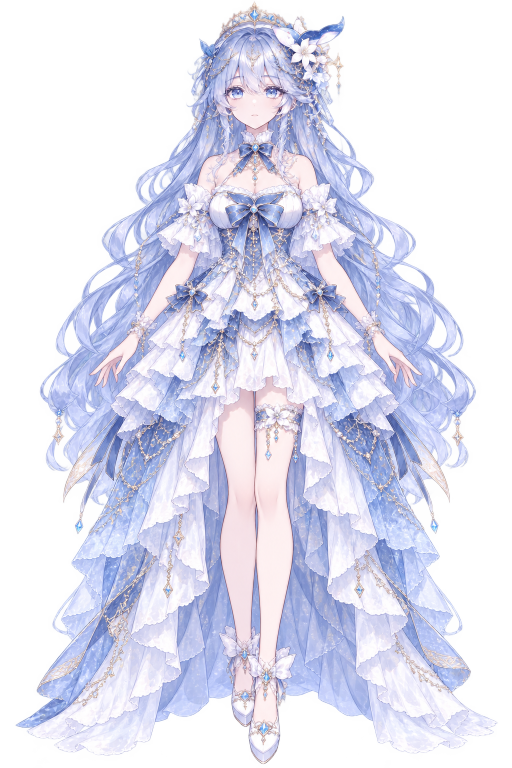
#> input picture Aoi_Cetara_Production_v1/01_Source/Aoi_Cetara_Neutral_Master.png, 1024 x 1536 px (shown at 1/2 size); the run also reads 1 picture not shown here
$ python build_layered_art.py
#> lines starting #> are read from the running program, lines starting #| are printed output that depends on the picture; after the words box and inside, x2 and y2 are one past the last pixel; in counts of white or black regions, pixels touching at a corner belong together
"""Rebuild the editable art-preparation package from its supplied source plates.

Art is generated with imagegen. This script performs the explicitly requested
technical part separation, preserves source pixels, and packages PSD/ORA/PNG.
Polygon cuts are an initial material separation, not finished deformation art.
L/R names always mean the CHARACTER's anatomical left/right.
"""
from pathlib import Path
import csv, io, json, zipfile, math
import xml.etree.ElementTree as ET
import numpy as np
from PIL import Image, ImageDraw, ImageFont, ImageCms
from psd_tools import PSDImage
from psd_tools.api.layers import PixelLayer, Group
from psd_tools.constants import Resource, BlendMode
from psd_tools.psd.image_resources import ImageResource

ROOT = Path(__file__).resolve().parents[1]
SRC = ROOT/'01_Source'
W,H=1024,1536
master=Image.open(SRC/'Aoi_Cetara_Neutral_Master.png').convert('RGBA')
#> master is the input picture: PIL image 1024x1536 RGBA; mean R, G, B, A 151.8, 154.2, 176.9, 141.1
assert master.size==(W,H)
rgba=np.array(master)
labels=np.zeros((H,W),dtype=np.int16)
parts=[]

def region(group,name,points,pivot=None,note='Potongan awal; rapikan tepi dan overlap sebelum deformasi.'):
#> called with group = '01_HAIR_BACK', name = 'HAIR_BACK_RIGHT', pivot = (460, 160)
    idx=len(parts)+1
    mask=Image.new('1',(W,H)); d=ImageDraw.Draw(mask)
    d.polygon(points,fill=1)
    labels[np.array(mask,dtype=bool)]=idx
    parts.append(dict(id=idx,group=group,name=name,pivot=pivot,note=note))

def rect(group,name,box,pivot=None,note=None):
    x0,y0,x1,y1=box
    region(group,name,[(x0,y0),(x1,y0),(x1,y1),(x0,y1)],pivot, note or 'Potongan awal; periksa batas bagian yang berdekatan.')

# Broad material fields, followed by smaller anatomical and ornament contours.
rect('01_HAIR_BACK','HAIR_BACK_RIGHT',(0,0,511,1050),(460,160))
rect('01_HAIR_BACK','HAIR_BACK_LEFT',(512,0,1023,1050),(562,160))
rect('02_CLOTHING_BACK','SKIRT_BACK_RIGHT',(0,1000,511,1535),(470,570))
rect('02_CLOTHING_BACK','SKIRT_BACK_LEFT',(512,1000,1023,1535),(555,570))
region('02_CLOTHING_BACK','SKIRT_BACK_CENTER',[(421,650),(602,650),(662,1190),(648,1430),(513,1465),(351,1410),(358,1180)],(512,575))
region('03_CLOTHING','TRAIN_RIGHT',[(320,736),(436,753),(400,1060),(344,1290),(292,1494),(200,1525),(23,1454),(145,1392),(207,1210),(272,1035)],(425,640))
region('03_CLOTHING','TRAIN_LEFT',[(609,753),(703,737),(753,1010),(830,1218),(903,1398),(1003,1454),(847,1530),(739,1499),(676,1254),(620,1004)],(598,640))
region('03_CLOTHING','OVERSKIRT_RIGHT',[(414,558),(480,624),(452,785),(406,1018),(346,1220),(310,1453),(228,1490),(294,1242),(321,1020),(302,883),(252,795),(293,673)],(438,562))
region('03_CLOTHING','OVERSKIRT_LEFT',[(608,552),(731,676),(791,795),(717,899),(714,1028),(778,1250),(801,1500),(724,1460),(674,1237),(607,991),(569,773),(546,631)],(585,562))
region('03_CLOTHING','SKIRT_FRONT_RIGHT',[(413,518),(496,565),(493,649),(449,716),(410,795),(350,835),(244,780),(302,686),(323,596)],(443,542))
region('03_CLOTHING','SKIRT_FRONT_LEFT',[(524,552),(606,519),(705,587),(728,686),(790,781),(690,841),(619,792),(577,708),(527,644)],(585,542))
region('03_CLOTHING','SKIRT_FRONT_CENTER',[(449,548),(510,577),(578,545),(611,641),(585,789),(539,790),(510,777),(474,791),(431,774),(426,684)],(511,570))
region('04_BODY','LEG_RIGHT',[(444,771),(508,774),(516,922),(508,1089),(508,1267),(491,1315),(458,1317),(443,1216),(444,1056),(432,882)],(475,790))
region('04_BODY','LEG_LEFT',[(509,776),(571,771),(600,893),(575,1061),(574,1215),(554,1339),(513,1332),(506,1196),(511,1030),(505,881)],(544,788))
region('04_BODY','SHOE_RIGHT',[(437,1246),(471,1245),(507,1269),(524,1326),(513,1425),(484,1467),(456,1444),(443,1377)],(480,1297))
region('04_BODY','SHOE_LEFT',[(513,1286),(551,1302),(580,1295),(594,1327),(571,1400),(566,1477),(541,1527),(509,1510),(493,1467),(501,1380)],(536,1350))
region('04_BODY','NECK',[(475,241),(544,241),(555,306),(525,338),(480,332),(469,289)],(510,269))
region('04_BODY','TORSO_UPPER',[(448,303),(478,288),(541,287),(583,305),(611,324),(636,385),(580,410),(449,406),(392,385),(405,328)],(510,365))
region('03_CLOTHING','BODICE',[(422,364),(459,370),(501,386),(529,383),(566,369),(601,368),(612,424),(587,473),(589,520),(552,569),(512,589),(468,568),(429,521),(434,473),(410,429)],(509,453))
region('05_ARMS','ARM_RIGHT',[(377,457),(409,477),(390,529),(360,577),(321,635),(281,674),(256,651),(286,602),(327,544),(354,486)],(390,480))
region('05_ARMS','ARM_LEFT',[(616,478),(646,457),(669,486),(694,544),(737,601),(769,650),(739,679),(700,634),(658,577),(634,530)],(635,480))
region('05_ARMS','HAND_RIGHT',[(256,650),(282,671),(268,704),(249,737),(233,766),(219,784),(211,773),(217,751),(207,771),(195,770),(203,746),(188,754),(174,751),(194,733),(212,718),(232,683)],(260,686))
region('05_ARMS','HAND_LEFT',[(742,671),(768,650),(791,685),(809,716),(832,733),(850,753),(837,755),(820,747),(831,769),(820,774),(808,751),(814,774),(804,784),(789,768),(777,744),(760,716)],(765,687))
region('03_CLOTHING','SLEEVE_RIGHT',[(369,366),(410,371),(432,390),(434,450),(413,486),(405,518),(373,504),(358,493),(326,484),(308,454),(326,414),(343,397)],(397,392))
region('03_CLOTHING','SLEEVE_LEFT',[(612,372),(653,367),(675,396),(693,416),(713,455),(695,486),(663,498),(646,510),(619,517),(607,489),(590,453),(592,390)],(628,392))
region('06_FACE','FACE',[(474,111),(527,110),(563,139),(579,168),(580,199),(563,233),(539,254),(511,268),(480,254),(458,236),(443,210),(443,176),(454,140)],(511,211))
region('06_FACE','EAR_RIGHT',[(438,185),(451,195),(466,217),(458,233),(444,230),(434,217),(433,200)],(447,210))
region('06_FACE','EAR_LEFT',[(568,195),(579,185),(587,199),(587,215),(576,230),(564,234),(555,218)],(571,211))
region('10_HAIR_SIDE','HAIR_SIDE_RIGHT',[(415,132),(449,153),(454,186),(450,214),(469,236),(455,249),(433,258),(428,290),(431,312),(421,340),(423,360),(401,346),(405,310),(397,294),(405,249),(390,226),(396,196)],(431,185))
region('10_HAIR_SIDE','HAIR_SIDE_LEFT',[(570,151),(602,135),(621,197),(624,232),(604,247),(610,287),(603,312),(624,355),(603,369),(585,343),(584,310),(580,286),(567,265),(550,243),(563,234),(575,207)],(586,185))
region('11_HAIR_FRONT','HAIR_CROWN',[(398,124),(408,94),(443,69),(477,57),(510,52),(547,61),(581,78),(606,110),(590,145),(547,133),(512,117),(475,134),(445,150)],(510,81))
region('11_HAIR_FRONT','BANG_RIGHT',[(449,92),(488,70),(482,122),(464,171),(451,209),(433,220),(412,198),(417,167),(427,143)],(464,97))
region('11_HAIR_FRONT','BANG_CENTER',[(488,69),(516,65),(527,106),(522,143),(534,181),(542,201),(519,197),(501,181),(486,153),(478,128)],(504,86))
region('11_HAIR_FRONT','BANG_LEFT',[(517,68),(551,77),(575,97),(584,129),(601,161),(623,186),(631,209),(607,213),(581,204),(561,187),(545,151),(528,125)],(541,92))
# Finer strands can move independently; long hidden overlaps remain to refine.
region('10_HAIR_SIDE','HAIR_TRESS_RIGHT',[(398,259),(414,273),(390,310),(355,340),(315,365),(306,390),(284,400),(280,376),(304,347),(343,322),(378,292)],(403,272))
region('10_HAIR_SIDE','HAIR_TRESS_LEFT',[(610,267),(625,258),(650,293),(688,323),(727,348),(745,379),(731,407),(711,393),(707,368),(670,345),(638,318)],(619,271))
region('01_HAIR_BACK','HAIR_TIP_RIGHT',[(133,694),(185,738),(221,800),(200,865),(175,926),(134,953),(100,939),(88,903),(93,860),(83,823)],(184,737))
region('01_HAIR_BACK','HAIR_TIP_LEFT',[(841,738),(892,693),(938,817),(934,857),(939,905),(921,944),(892,959),(855,930),(831,870),(804,800)],(840,738))
# Eye primitives from visible neutral master. Reconstructed complete irises are
# supplied separately in the hidden FACE_COMPONENTS group.
for side,cx,eye_box in [('RIGHT',474,(446,171,496,203)),('LEFT',545,(524,171,575,203))]:
    x0,y0,x1,y1=eye_box
    region('07_EYES','EYE_WHITE_'+side,[(x0,183),(x0+6,176),(cx,173),(x1-4,180),(x1,191),(x1-9,199),(cx,202),(x0+7,197)],(cx,187))
    region('07_EYES','IRIS_'+side,[(cx-10,174),(cx+8,174),(cx+13,182),(cx+12,192),(cx+6,199),(cx-7,199),(cx-13,192),(cx-13,182)],(cx,187),'Iris tampak saja; ganti/isi batas tersembunyi memakai komponen iris lengkap.')
    region('07_EYES','PUPIL_'+side,[(cx-3,178),(cx+3,178),(cx+4,185),(cx+2,193),(cx-2,193),(cx-4,185)],(cx,186),'Potongan pupil netral; siapkan clipping dengan sclera saat rig.')
    rect('07_EYES','HIGHLIGHT_'+side,(cx-4,178,cx+3,184),(cx,182))
    region('07_EYES','UPPER_EYELID_'+side,[(x0-3,178),(x0+8,171),(cx-1,171),(x1-4,176),(x1+4,182),(x1,186),(x1-8,180),(cx,177),(x0+7,180),(x0-1,186)],(cx,178))
    region('07_EYES','LOWER_EYELID_'+side,[(x0+4,195),(cx-7,199),(cx+5,199),(x1-5,195),(x1-5,199),(cx+6,202),(cx-8,202),(x0+3,198)],(cx,199))
region('08_BROWS','EYEBROW_RIGHT',[(452,151),(466,147),(479,148),(488,151),(488,155),(477,151),(466,151),(454,156)],(470,151))
region('08_BROWS','EYEBROW_LEFT',[(525,149),(539,147),(553,150),(565,155),(565,159),(552,154),(538,151),(525,153)],(545,151))
rect('06_FACE','NOSE',(501,195,515,213),(508,204),'Sorot dan garis hidung dipisah dari dasar wajah.')
rect('09_MOUTH','MOUTH_CLOSED_NEUTRAL',(499,225,519,236),(509,230),'Bibir default tertutup. Bangun keyform bibir atas/bawah; jangan regangkan garis ini sebagai seluruh mulut terbuka.')
# Jewelry kept as separate assets. Some chains still contain tiny substrate pixels.
region('12_ACCESSORIES','TIARA',[(432,74),(434,43),(457,35),(477,18),(491,20),(508,4),(526,23),(544,22),(568,42),(583,51),(581,71),(548,59),(509,52),(474,58)],(510,57))
region('12_ACCESSORIES','WHALE_TAIL_ORNAMENT',[(545,54),(571,56),(590,62),(612,54),(642,49),(672,42),(687,32),(690,51),(679,70),(650,83),(626,91),(605,96),(577,88),(556,72)],(605,88))
region('12_ACCESSORIES','HAIR_FLOWER_MAIN',[(589,89),(592,75),(607,72),(617,87),(627,88),(638,100),(630,111),(634,127),(618,128),(609,116),(592,123),(582,113),(591,102)],(609,104))
region('12_ACCESSORIES','HAIR_FLOWERS_SMALL',[(636,113),(652,111),(663,129),(654,146),(665,161),(656,178),(640,178),(625,165),(616,149),(626,136)],(644,145))
region('12_ACCESSORIES','HAIR_CLIP_RIGHT',[(394,77),(410,87),(419,101),(431,103),(433,118),(420,131),(404,126),(394,117),(403,105)],(414,111))
region('12_ACCESSORIES','FOREHEAD_JEWEL',[(501,89),(514,86),(519,105),(513,125),(511,143),(504,139),(497,120),(489,112),(490,99)],(508,102))
region('12_ACCESSORIES','HAIR_CHAIN_LEFT',[(650,174),(659,186),(660,215),(653,239),(656,266),(647,291),(648,316),(634,333),(629,325),(638,309),(637,289),(644,265),(642,240),(650,214)],(656,180))
region('12_ACCESSORIES','HAIR_CHAIN_RIGHT',[(407,160),(413,164),(406,194),(397,223),(399,246),(389,269),(385,295),(374,317),(366,313),(374,291),(379,268),(390,244),(389,220),(398,193)],(407,168))
region('12_ACCESSORIES','EARRING_RIGHT',[(447,229),(454,230),(455,248),(463,251),(465,259),(456,268),(448,260)],(450,232))
region('12_ACCESSORIES','EARRING_LEFT',[(565,230),(573,229),(570,259),(563,269),(555,259),(557,251),(564,248)],(568,232))
region('12_ACCESSORIES','COLLAR',[(478,260),(494,263),(508,280),(522,265),(541,262),(551,280),(545,299),(481,301),(471,281)],(512,286))
region('12_ACCESSORIES','NECK_RIBBON',[(477,286),(497,285),(511,292),(525,286),(544,288),(542,311),(530,315),(553,335),(538,349),(513,319),(485,347),(473,334),(491,313),(477,310)],(510,298))
region('12_ACCESSORIES','NECK_PENDANT',[(505,317),(514,315),(518,327),(514,339),(518,355),(511,364),(503,354),(506,340),(502,328)],(510,317))
region('12_ACCESSORIES','CHEST_RIBBON_RIGHT',[(449,383),(472,383),(500,394),(506,414),(493,425),(459,441),(443,426),(455,411)],(505,417))
region('12_ACCESSORIES','CHEST_RIBBON_LEFT',[(521,395),(547,383),(570,385),(563,411),(575,427),(560,442),(526,426),(513,416)],(512,417))
region('12_ACCESSORIES','CHEST_RIBBON_TAIL_RIGHT',[(498,425),(508,426),(500,476),(486,526),(468,530),(454,522),(475,478)],(501,429))
region('12_ACCESSORIES','CHEST_RIBBON_TAIL_LEFT',[(513,427),(523,424),(549,477),(567,519),(548,532),(530,527),(523,479)],(518,429))
rect('12_ACCESSORIES','CHEST_GEM',(499,408,518,430),(509,418))
region('12_ACCESSORIES','CHEST_CHAIN',[(503,430),(513,430),(511,466),(516,487),(511,515),(518,541),(510,558),(502,546),(506,516),(501,489),(506,465)],(509,431))
region('12_ACCESSORIES','SLEEVE_FLOWER_RIGHT',[(366,398),(384,398),(391,410),(407,409),(412,423),(396,433),(382,441),(371,429),(357,426),(354,414)],(383,416))
region('12_ACCESSORIES','SLEEVE_FLOWER_LEFT',[(631,408),(641,397),(658,400),(672,415),(667,430),(650,431),(641,443),(629,433),(616,423),(620,410)],(644,419))
region('12_ACCESSORIES','WAIST_RIBBON_RIGHT',[(337,591),(349,578),(373,581),(385,570),(401,579),(405,595),(421,599),(413,618),(397,621),(384,603),(367,626),(349,622),(360,602)],(384,589))
region('12_ACCESSORIES','WAIST_RIBBON_LEFT',[(607,598),(614,580),(631,570),(643,582),(667,577),(682,592),(661,602),(676,620),(655,628),(639,605),(624,622),(609,618)],(639,590))
region('12_ACCESSORIES','WAIST_CHAIN',[(443,547),(459,564),(480,575),(509,586),(536,575),(557,562),(574,545),(582,551),(562,571),(539,584),(516,595),(516,610),(509,621),(502,611),(505,594),(478,584),(454,571),(436,554)],(510,586))
region('12_ACCESSORIES','BRACELET_RIGHT',[(264,633),(281,635),(297,650),(286,673),(272,688),(252,680),(244,667),(251,651)],(271,662))
region('12_ACCESSORIES','BRACELET_LEFT',[(728,650),(746,634),(762,634),(776,651),(781,669),(771,683),(751,687),(738,672)],(754,663))
region('12_ACCESSORIES','THIGH_GARTER_LEFT',[(511,810),(536,815),(549,807),(565,813),(578,811),(594,831),(591,852),(575,865),(550,852),(527,862),(508,848)],(548,833))
region('12_ACCESSORIES','THIGH_JEWELS_LEFT',[(528,854),(544,850),(550,867),(563,859),(579,858),(597,871),(594,910),(587,927),(581,912),(582,887),(569,875),(555,880),(545,869),(543,897),(536,921),(527,908),(534,884)],(548,855))
region('12_ACCESSORIES','TRAIN_GEM_RIGHT',[(148,1026),(164,1028),(169,1053),(161,1074),(149,1061),(144,1048)],(157,1034))
region('12_ACCESSORIES','TRAIN_GEM_LEFT',[(862,1029),(875,1025),(882,1048),(877,1063),(866,1076),(858,1053)],(869,1035))
region('12_ACCESSORIES','HAIR_STAR_RIGHT',[(108,820),(123,821),(127,844),(123,853),(128,868),(120,882),(111,875),(104,865),(110,850)],(117,824))
region('12_ACCESSORIES','HAIR_STAR_LEFT',[(907,823),(920,822),(925,847),(920,858),(926,874),(916,889),(906,874),(900,864),(909,849)],(915,826))

# Write real independent raster layers; no duplication of the flattened master.
layers=[]
for p in parts:
    a=rgba.copy(); selected=(labels==p['id']); a[~selected]=0; a[a[:,:,3]==0]=0
    bbox=Image.fromarray(a).getbbox()
    if not bbox: continue
    p.update(visible=True,status='CUT_NEEDS_EDGE_AND_OVERLAP_REVIEW',source='Aoi_Cetara_Neutral_Master.png')
    layers.append((p,Image.fromarray(a)))
#> this loop made 86 passes
#> bbox on passes 1 to 8: (0, 0, 512, 1000), (512, 0, 984, 1000), (0, 1000, 512, 1536), (512, 1000, 998, 1536), (351, 890, 663, 1458), (29, 877, 405, 1522), (665, 882, 997, 1522), (228, 660, 443, 1491)
#> after the loop, layers = 86 items
assert np.all(labels[rgba[:,:,3]>0]>0),'Unclassified nontransparent pixels'

# Independent generated backfill plates, aligned coarsely. Hidden until artist QC.
bf=Image.open(SRC/'Backfill_Head_and_Dressed_Body.png').convert('RGBA')
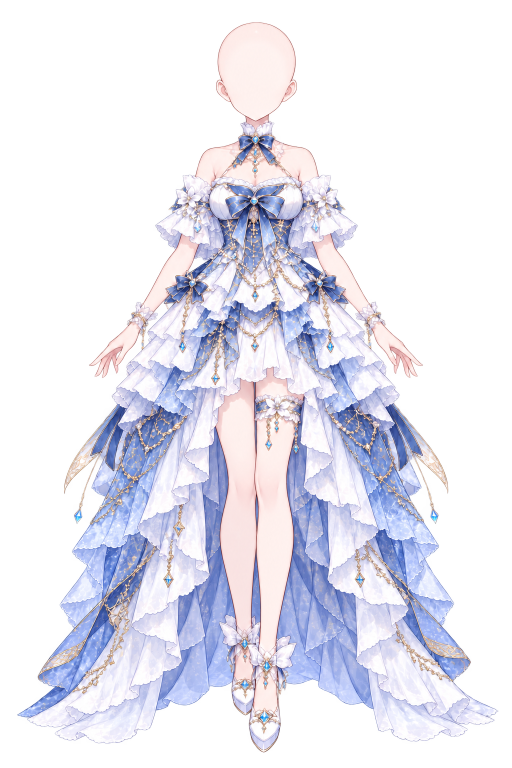
#> input picture Aoi_Cetara_Production_v1/01_Source/Backfill_Head_and_Dressed_Body.png, 1024 x 1536 px (shown at 1/2 size)
#> bf is the input picture: PIL image 1024x1536 RGBA; mean R, G, B, A 132.2, 130.1, 143.6, 113.1
bf_canvas=Image.new('RGBA',(W,H));bf_canvas.paste(bf,(0,20))
for name,points,pivot in [
('BF_FACE_COMPLETE',[(430,56),(588,56),(596,191),(572,250),(512,271),(451,246),(425,192)],(511,211)),
('BF_NECK_AND_TORSO',[(398,260),(625,260),(649,389),(602,455),(418,454),(379,385)],(511,330)),
('BF_CLOTHING_BODY',[(405,371),(619,371),(629,519),(713,663),(781,799),(692,891),(594,827),(510,780),(422,826),(324,889),(239,789),(311,659),(394,518)],(511,565)),
('BF_LOWER_SKIRT',[(425,736),(596,736),(712,1099),(858,1459),(704,1509),(326,1509),(158,1451),(309,1083)],(511,755))]:
    mask=Image.new('L',(W,H));ImageDraw.Draw(mask).polygon(points,fill=255)
    aa=np.array(bf_canvas); aa[:,:,3]=(aa[:,:,3].astype(np.uint16)*np.array(mask)//255).astype(np.uint8)
    layers.append((dict(group='00_BACKFILL_ALIGN_FIRST',name=name,visible=False,pivot=pivot,status='GENERATED_BACKFILL_ALIGNMENT_REQUIRED',source='Backfill_Head_and_Dressed_Body.png',note='Plate terpisah; offset awal y+20. Cocokkan kontur/shading sebelum diaktifkan.'),Image.fromarray(aa)))
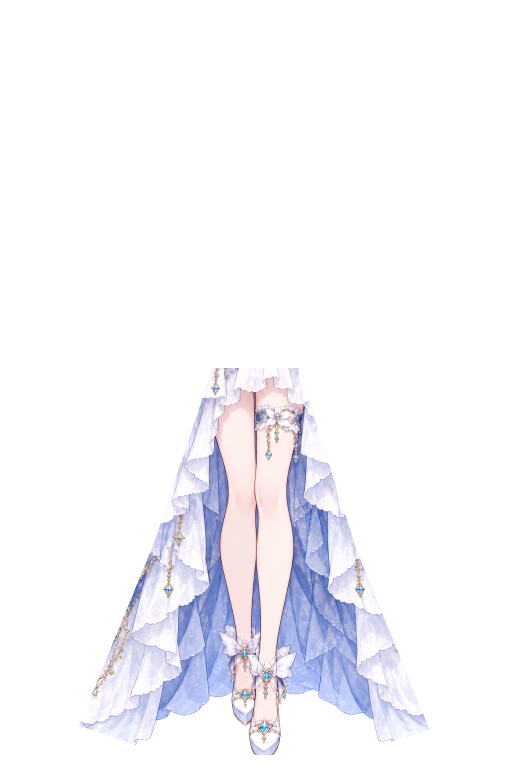
#> aa: shape (1536, 1024, 4) (shown at 1/2 size); mean R, G, B, A 130.3, 128.1, 141.5, 47.5; transparent parts drawn white
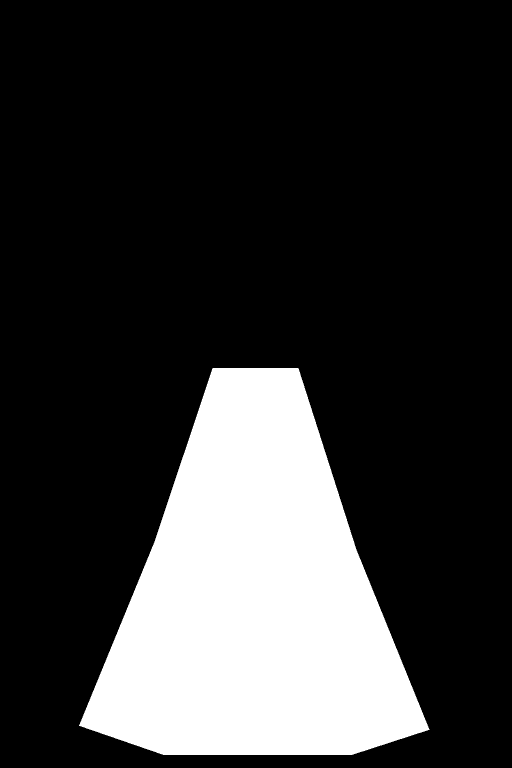
#> mask: PIL image 1024x1536 L (shown at 1/2 size); 21.2% white; 1 white region, box (x1, y1, x2, y2) and area: (158, 736, 859, 1510) 332786
#> after the loop, layers = 90 items
hair=Image.open(SRC/'Backfill_Rear_Hair.png').convert('RGBA')
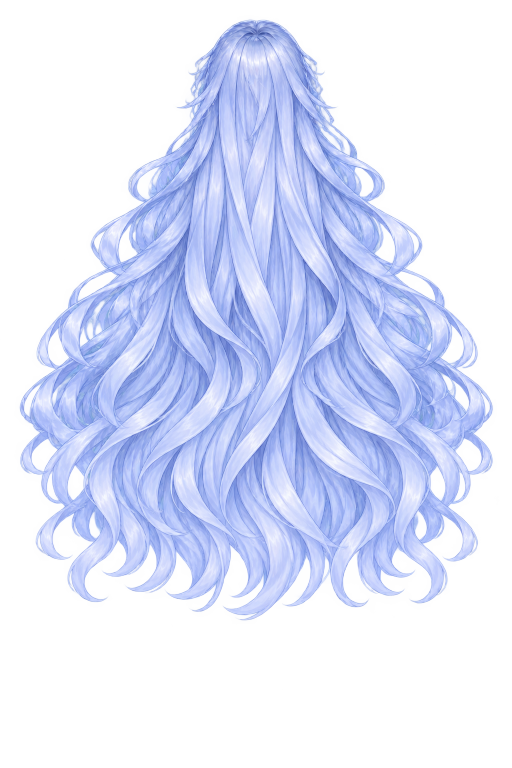
#> input picture Aoi_Cetara_Production_v1/01_Source/Backfill_Rear_Hair.png, 1024 x 1536 px (shown at 1/2 size)
#> hair is the input picture: PIL image 1024x1536 RGBA; mean R, G, B, A 109.1, 118.9, 151.8, 108
# Exact source remains in 01_Source; this placement is only an alignment starting point.
hair_crop=hair.crop((0,20,1024,1240)).resize((928,928),Image.Resampling.LANCZOS)
hair_canvas=Image.new('RGBA',(W,H));hair_canvas.paste(hair_crop,(48,50))
layers.append((dict(group='00_BACKFILL_ALIGN_FIRST',name='BF_HAIR_BACK_COMPLETE',visible=False,pivot=(512,150),status='GENERATED_BACKFILL_ALIGNMENT_REQUIRED',source='Backfill_Rear_Hair.png',note='Rambut belakang utuh tanpa lubang kepala/badan. Periksa posisi dan siluet sebelum aktif.'),hair_canvas))

# Crop the 16 generated components into useful source PNGs and place optional
# aligned variants in a hidden group. Do not silently replace the neutral face.
kit=Image.open(SRC/'Face_Components_Sheet.png').convert('RGBA')
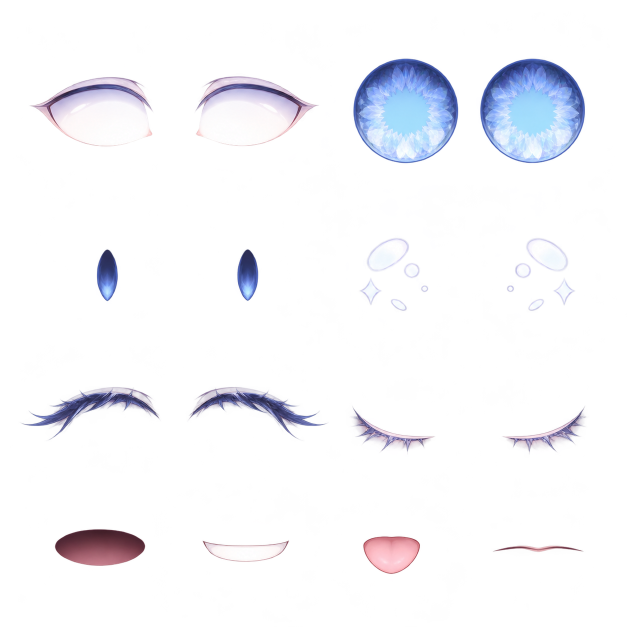
#> input picture Aoi_Cetara_Production_v1/01_Source/Face_Components_Sheet.png, 1254 x 1254 px (shown at 1/2 size)
#> kit is the input picture: PIL image 1254x1254 RGBA; mean R, G, B, A 27.1, 27, 33.2, 27.8
kit_out=ROOT/'03_PNG_Layers'/'Face_Components_Highres';kit_out.mkdir(exist_ok=True)
kit_spec=[
('SCLERA_RIGHT',(446,174,496,202)),('SCLERA_LEFT',(524,174,574,202)),
('IRIS_FULL_RIGHT',(460,173,488,201)),('IRIS_FULL_LEFT',(531,173,559,201)),
('PUPIL_FULL_RIGHT',(470,178,478,195)),('PUPIL_FULL_LEFT',(541,178,549,195)),
('GLINT_RIGHT',(467,177,481,189)),('GLINT_LEFT',(538,177,552,189)),
('LASH_UPPER_RIGHT',(445,171,497,186)),('LASH_UPPER_LEFT',(523,171,575,186)),
('LASH_LOWER_RIGHT',(450,195,492,203)),('LASH_LOWER_LEFT',(528,195,571,203)),
('MOUTH_INSIDE',(496,228,522,244)),('TEETH',(499,229,519,234)),
('TONGUE',(502,236,517,243)),('MOUTH_CLOSED_ALT',(498,226,520,234))]
component_records=[]
for idx,(name,target) in enumerate(kit_spec):
    cw,ch=kit.width//4,kit.height//4; col,row=idx%4,idx//4
    cell=kit.crop((col*cw,row*ch,(col+1)*cw,(row+1)*ch))
    # Tight bounds of visible content; alpha itself is retained unchanged.
    threshold=cell.getchannel('A').point(lambda a:255 if a>64 else 0)
    bbox=threshold.getbbox() or cell.getbbox(); crop=cell.crop(bbox)
    crop.save(kit_out/(name+'.png'))
    x0,y0,x1,y1=target
    aligned=Image.new('RGBA',(W,H));aligned.paste(crop.resize((x1-x0,y1-y0),Image.Resampling.LANCZOS),(x0,y0))
    meta=dict(group='13_FACE_COMPONENTS_ALTERNATES',name='ALT_'+name,visible=False,pivot=((x0+x1)//2,(y0+y1)//2),status='OPTIONAL_COMPONENT_FIT_AND_CLEAN_REQUIRED',source='Face_Components_Sheet.png',note='Komponen lengkap dari plate terpisah; ganti padanan asli, jangan aktifkan keduanya. Sesuaikan outline dan warna.')
    layers.append((meta,aligned))
    component_records.append(dict(name=name,source_cell=idx+1,source_size=crop.size,target_bbox=target,file='03_PNG_Layers/Face_Components_Highres/'+name+'.png'))
#> this loop made 16 passes
#> bbox on passes 1 to 8: (60, 154, 305, 293), (78, 152, 313, 292), (0, 117, 291, 313), (21, 117, 231, 313), (194, 186, 236, 289), (162, 186, 204, 289), (94, 0, 236, 309), (75, 0, 210, 309)
#> pass 1, `threshold=cell.getchannel('A').point(lambda a:255 if a>64 else 0)`:
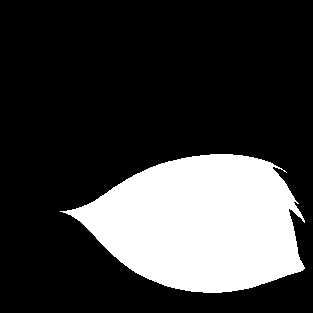
#> threshold: PIL image 313x313 L; 23.7% white; 1 white region, box (x1, y1, x2, y2) and area: (60, 154, 305, 293) 23215
#> pass 2, `cell=kit.crop((col*cw,row*ch,(col+1)*cw,(row+1)*ch))`:
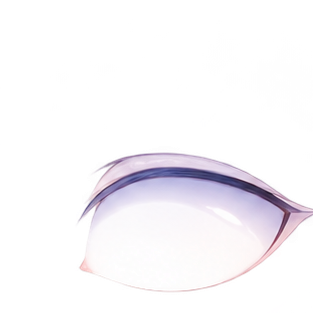
#> cell: PIL image 313x313 RGBA; mean R, G, B, A 74.7, 72.3, 76.2, 59.8; transparent parts drawn white
#> after the loop, component_records = 16 items; layers = 107 items
#> (the rest of the program and of its run is left out)
